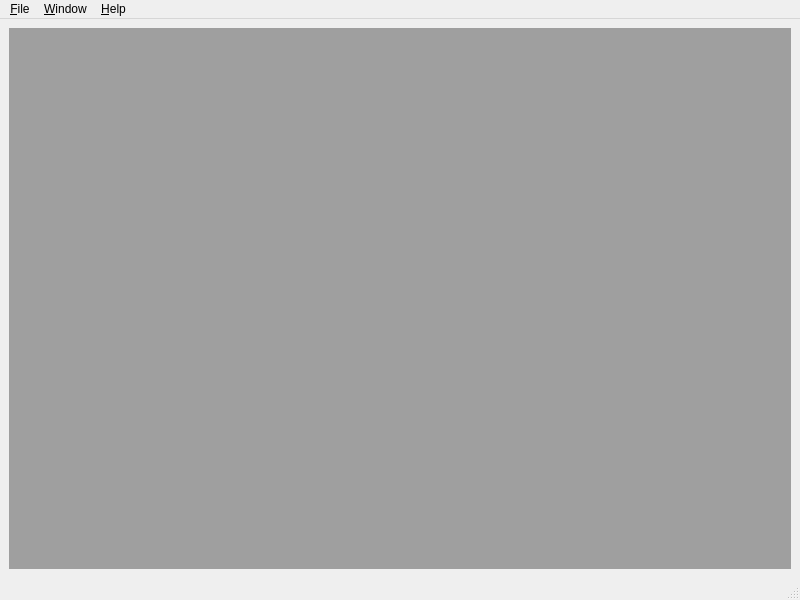
<?xml version="1.0" encoding="UTF-8"?>
<ui version="4.0">
 <class>MainWindow</class>
 <widget class="QMainWindow" name="MainWindow">
  <property name="geometry">
   <rect>
    <x>0</x>
    <y>0</y>
    <width>800</width>
    <height>600</height>
   </rect>
  </property>
  <property name="windowTitle">
   <string>MainWindow</string>
  </property>
  <widget class="QWidget" name="centralwidget">
   <layout class="QVBoxLayout" name="verticalLayout">
    <item>
     <widget class="QMdiArea" name="mdiArea"/>
    </item>
   </layout>
  </widget>
  <widget class="QMenuBar" name="menubar">
   <property name="geometry">
    <rect>
     <x>0</x>
     <y>0</y>
     <width>800</width>
     <height>19</height>
    </rect>
   </property>
   <widget class="QMenu" name="menu_File">
    <property name="title">
     <string>&amp;File</string>
    </property>
    <addaction name="actionOpen"/>
    <addaction name="separator"/>
    <addaction name="action_Exit"/>
   </widget>
   <widget class="QMenu" name="menu_Window">
    <property name="title">
     <string>&amp;Window</string>
    </property>
    <addaction name="action_Close_All_Windows"/>
    <addaction name="separator"/>
   </widget>
   <widget class="QMenu" name="menuHelp">
    <property name="title">
     <string>&amp;Help</string>
    </property>
    <addaction name="action_About"/>
   </widget>
   <addaction name="menu_File"/>
   <addaction name="menu_Window"/>
   <addaction name="menuHelp"/>
  </widget>
  <widget class="QStatusBar" name="statusbar"/>
  <action name="actionOpen">
   <property name="text">
    <string>&amp;Open...</string>
   </property>
  </action>
  <action name="action_Exit">
   <property name="text">
    <string>&amp;Exit</string>
   </property>
  </action>
  <action name="action_Close_All_Windows">
   <property name="text">
    <string>&amp;Close All Windows</string>
   </property>
  </action>
  <action name="action_About">
   <property name="text">
    <string>&amp;About</string>
   </property>
  </action>
 </widget>
 <resources/>
 <connections/>
</ui>
